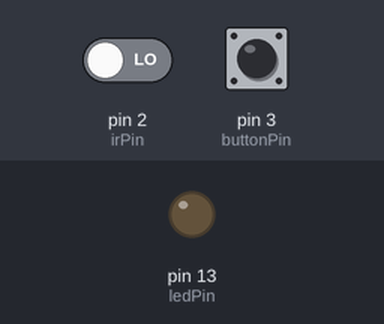
A sketch run on a simulated Arduino Uno, built with avr-gcc and run on an emulated ATmega328P. Shown: output pins drawn as LEDs (lit = HIGH). The inputs (shaded band) are chosen by the test bench; at power-on: pin 3 (buttonPin) LOW, pin 2 (irPin) LOW.

Above: at 1.2 s.
1.3 s: pin 3 (buttonPin) pulled HIGH for 0.15 s
At 1.37 s:
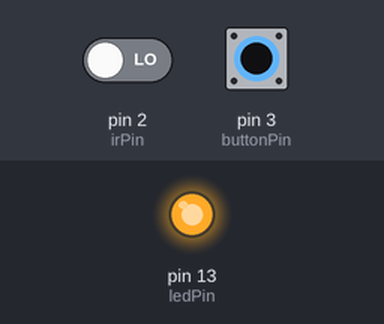
2.9 s: pin 3 (buttonPin) pulled HIGH for 3.2 s
At 7.1 s:
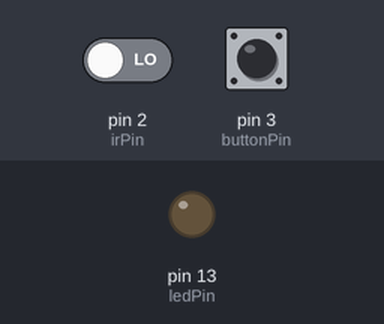
Timing chart, 0 to 8.6 s (numbered marks = the images above; inputs shaded):
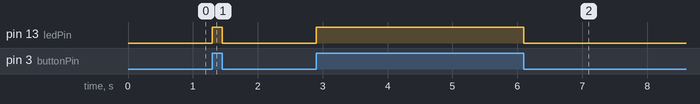

The sketch:

task_1_9.ino
```cpp
int ledPin = 13;
int buttonPin = 3;
int irPin = 2;

void setup() {
  pinMode(ledPin, OUTPUT);
  pinMode(buttonPin, INPUT);
  pinMode(irPin, INPUT);
}

void loop() {
  if (digitalRead(buttonPin) == HIGH && digitalRead(irPin) == LOW) {
    digitalWrite(ledPin, HIGH);
  } else {
    digitalWrite(ledPin, LOW);
  }
}
```

Measured:
- after the input at 1.3 s, pin 13 (ledPin): LOW → HIGH at once, → LOW 0.15 s later
- after the input at 2.9 s, pin 13 (ledPin): LOW → HIGH at once, → LOW 3.2 s later
